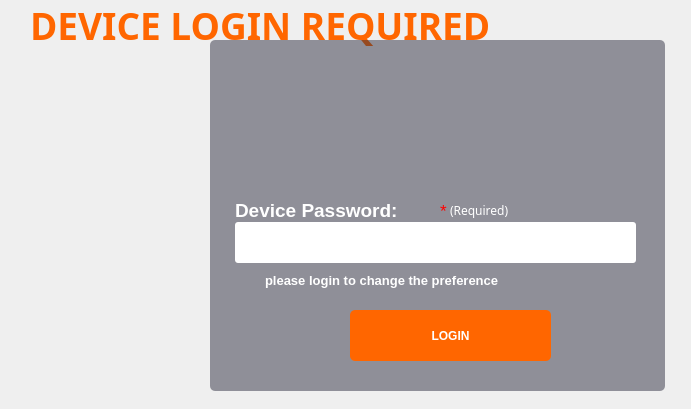
<?xml version="1.0" encoding="UTF-8"?>
<ui version="4.0">
 <class>Dialog</class>
 <widget class="QDialog" name="Dialog">
  <property name="geometry">
   <rect>
    <x>0</x>
    <y>0</y>
    <width>691</width>
    <height>409</height>
   </rect>
  </property>
  <property name="windowTitle">
   <string>Dialog</string>
  </property>
  <widget class="QWidget" name="widget" native="true">
   <property name="geometry">
    <rect>
     <x>0</x>
     <y>0</y>
     <width>691</width>
     <height>421</height>
    </rect>
   </property>
   <widget class="QGroupBox" name="groupBox">
    <property name="geometry">
     <rect>
      <x>210</x>
      <y>40</y>
      <width>455</width>
      <height>351</height>
     </rect>
    </property>
    <property name="styleSheet">
     <string notr="true">QGroupBox#groupBox{
	background-color:rgb(47, 46, 65, 0.5);
	border-radius:5px;
}</string>
    </property>
    <property name="title">
     <string/>
    </property>
    <widget class="QPushButton" name="btnKeyboard">
     <property name="geometry">
      <rect>
       <x>400</x>
       <y>10</y>
       <width>41</width>
       <height>31</height>
      </rect>
     </property>
     <property name="styleSheet">
      <string notr="true">icon-size: 42px;
background-color: transparent;
border: none;</string>
     </property>
     <property name="text">
      <string/>
     </property>
     <property name="icon">
      <iconset>
       <normaloff>../images/icons/icon-toggle_keyboard.png</normaloff>../images/icons/icon-toggle_keyboard.png</iconset>
     </property>
    </widget>
    <widget class="QLabel" name="label_2">
     <property name="geometry">
      <rect>
       <x>25</x>
       <y>160</y>
       <width>211</width>
       <height>20</height>
      </rect>
     </property>
     <property name="font">
      <font>
       <pointsize>14</pointsize>
       <weight>75</weight>
       <bold>true</bold>
      </font>
     </property>
     <property name="styleSheet">
      <string notr="true">font-weight:bold;
color: #ffffff;</string>
     </property>
     <property name="text">
      <string>Device Password:</string>
     </property>
    </widget>
    <widget class="QLineEdit" name="txtPassword">
     <property name="geometry">
      <rect>
       <x>25</x>
       <y>182</y>
       <width>401</width>
       <height>41</height>
      </rect>
     </property>
     <property name="styleSheet">
      <string notr="true">border-radius:3px;
background-color:#ffffff;
color:rgb(47, 46, 65);</string>
     </property>
    </widget>
    <widget class="QLabel" name="label_3">
     <property name="geometry">
      <rect>
       <x>55</x>
       <y>230</y>
       <width>341</width>
       <height>20</height>
      </rect>
     </property>
     <property name="font">
      <font>
       <pointsize>10</pointsize>
       <weight>75</weight>
       <bold>true</bold>
      </font>
     </property>
     <property name="styleSheet">
      <string notr="true">font-weight:bold;
color: #ffffff;</string>
     </property>
     <property name="text">
      <string>please login to change the preference</string>
     </property>
    </widget>
    <widget class="QPushButton" name="btnLogin">
     <property name="geometry">
      <rect>
       <x>140</x>
       <y>270</y>
       <width>201</width>
       <height>51</height>
      </rect>
     </property>
     <property name="font">
      <font>
       <weight>75</weight>
       <bold>true</bold>
      </font>
     </property>
     <property name="styleSheet">
      <string notr="true">color: #ffffff;
border-radius:5px;
background-color: rgb(255, 102, 0);
padding: 10px;
font-weight: bold;
icon-size: 40px;</string>
     </property>
     <property name="text">
      <string>LOGIN</string>
     </property>
     <property name="icon">
      <iconset>
       <normaloff>../images/icons/icon-save.png</normaloff>../images/icons/icon-save.png</iconset>
     </property>
    </widget>
    <widget class="QLabel" name="label_15">
     <property name="geometry">
      <rect>
       <x>230</x>
       <y>160</y>
       <width>21</width>
       <height>21</height>
      </rect>
     </property>
     <property name="font">
      <font>
       <pointsize>13</pointsize>
      </font>
     </property>
     <property name="styleSheet">
      <string notr="true">
color: red;</string>
     </property>
     <property name="text">
      <string>*</string>
     </property>
    </widget>
    <widget class="QLabel" name="label_16">
     <property name="geometry">
      <rect>
       <x>240</x>
       <y>160</y>
       <width>71</width>
       <height>21</height>
      </rect>
     </property>
     <property name="font">
      <font>
       <family>Montserrat Light</family>
      </font>
     </property>
     <property name="styleSheet">
      <string notr="true">color: #ffffff;</string>
     </property>
     <property name="text">
      <string>(Required)</string>
     </property>
    </widget>
   </widget>
   <widget class="QLabel" name="label">
    <property name="geometry">
     <rect>
      <x>30</x>
      <y>0</y>
      <width>641</width>
      <height>51</height>
     </rect>
    </property>
    <property name="font">
     <font>
      <family>Montserrat</family>
      <pointsize>28</pointsize>
      <weight>75</weight>
      <bold>true</bold>
     </font>
    </property>
    <property name="styleSheet">
     <string notr="true">font-weight:600;
color: rgb(255, 102, 0);</string>
    </property>
    <property name="text">
     <string>DEVICE LOGIN REQUIRED</string>
    </property>
   </widget>
   <widget class="QLabel" name="label_4">
    <property name="geometry">
     <rect>
      <x>10</x>
      <y>110</y>
      <width>195</width>
      <height>195</height>
     </rect>
    </property>
    <property name="text">
     <string/>
    </property>
    <property name="pixmap">
     <pixmap>../images/lock.png</pixmap>
    </property>
    <property name="scaledContents">
     <bool>true</bool>
    </property>
   </widget>
   <zorder>label</zorder>
   <zorder>label_4</zorder>
   <zorder>groupBox</zorder>
  </widget>
 </widget>
 <resources/>
 <connections/>
</ui>
